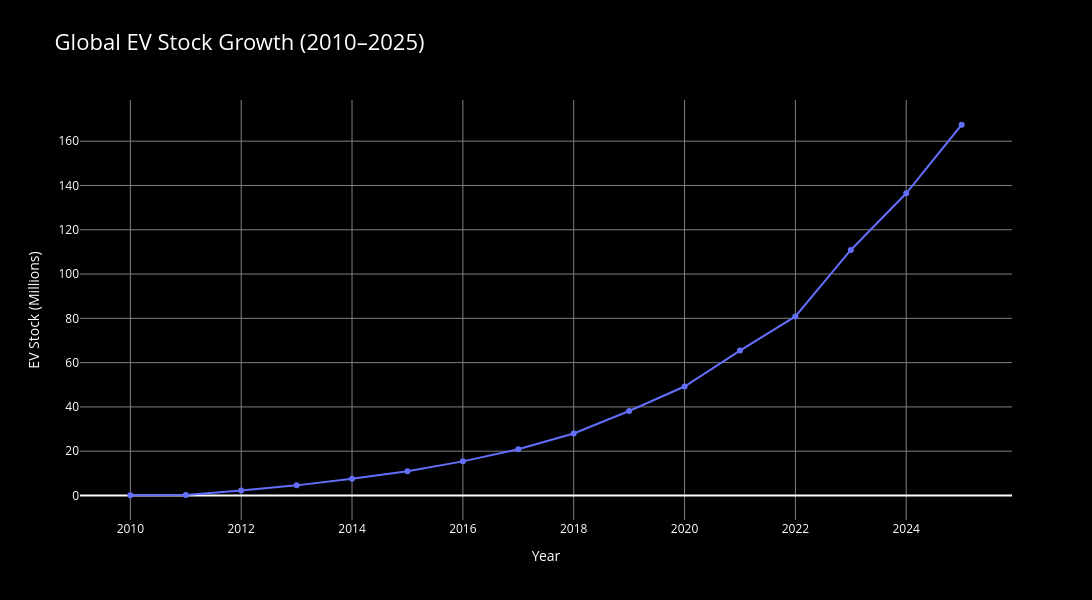

Source (notebook cell):
### Code cell
# PART 46: Visualize global EV stock growth

fig = px.line(
    global_ev_stock,
    x="year",
    y="stock_millions",
    markers=True,
    title="Global EV Stock Growth (2010–2025)",
    labels={
        "year":"Year",
        "stock_millions":"EV Stock (Millions)"
    }
)

fig.update_layout(
    width=1200,
    height=600,
    paper_bgcolor="black",
    plot_bgcolor="black",
    font=dict(color="white"),
    title_font=dict(color="white",size=22),
    xaxis=dict(
        title="Year",
        color="white",
        gridcolor="gray"
    ),
    yaxis=dict(
        title="EV Stock (Millions)",
        color="white",
        gridcolor="gray"
    ),
    hovermode="x unified"
)

fig.show()

### Figure 1 — Plotly figure (JSON) as saved in the notebook; plotly's stock layout.template omitted (floating-point values rounded to 4 significant figures)
{"data": [{"hovertemplate": "Year=%{x}<br>EV Stock (Millions)=%{y}<extra></extra>", "legendgroup": "", "line": {"color": "#636efa", "dash": "solid"}, "marker": {"symbol": "circle"}, "mode": "lines+markers", "name": "", "orientation": "v", "showlegend": false, "type": "scatter", "x": [2010, 2011, 2012, 2013, 2014, 2015, 2016, 2017, 2018, 2019, 2020, 2021, 2022, 2023, 2024, 2025], "xaxis": "x", "y": [0.1048, 0.213, 2.254, 4.567, 7.509, 10.91, 15.4, 20.85, 27.98, 38.15, 49.2, 65.45, 80.88, 110.9, 136.5, 167.4], "yaxis": "y"}], "layout": {"font": {"color": "white"}, "height": 600, "hovermode": "x unified", "legend": {"tracegroupgap": 0}, "paper_bgcolor": "black", "plot_bgcolor": "black", "title": {"font": {"color": "white", "size": 22}, "text": "Global EV Stock Growth (2010–2025)"}, "width": 1200, "xaxis": {"anchor": "y", "color": "white", "domain": [0, 1], "gridcolor": "gray", "title": {"text": "Year"}}, "yaxis": {"anchor": "x", "color": "white", "domain": [0, 1], "gridcolor": "gray", "title": {"text": "EV Stock (Millions)"}}}}
